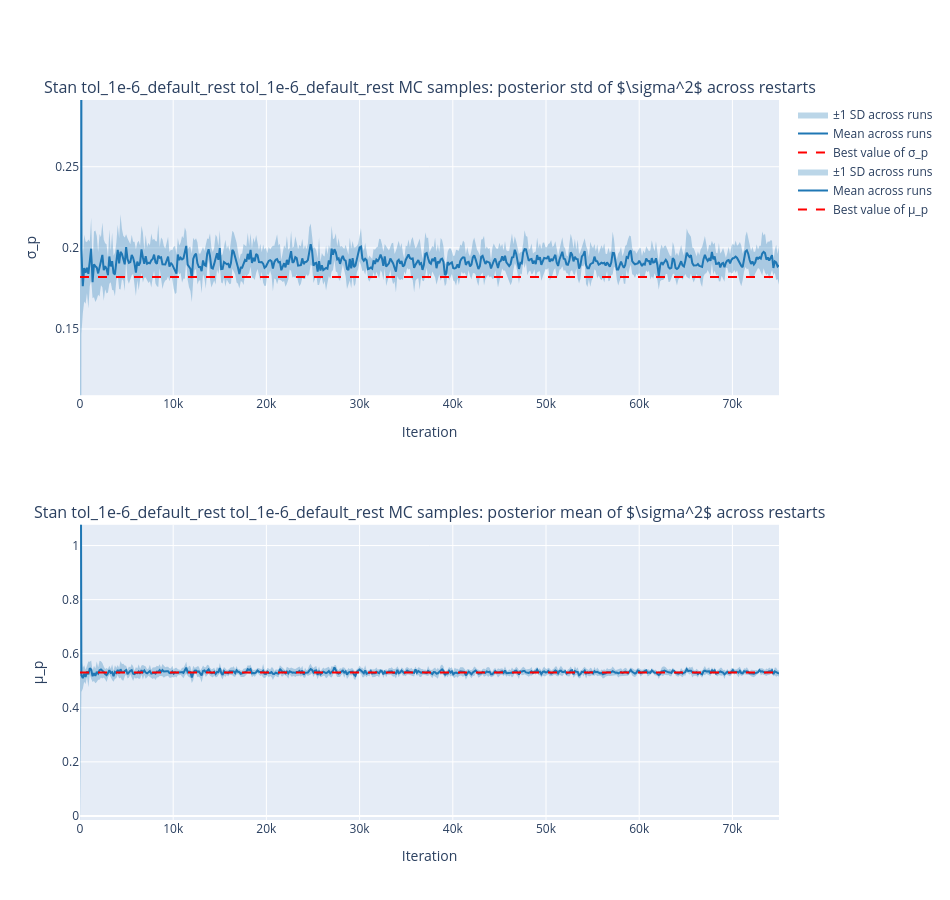

The notebook cell this image was saved under:
### Code cell
plot_mean_band_rrs_1d(
    td_means, td_stds, best_mu, best_std,
    td_iterations, r"$\sigma^2$", "tol_1e-6_default_rest",
    label_prefix="Stan tol_1e-6_default_rest ", backend="plotly",
)

### Figure 1 — Plotly figure (JSON) as saved in the notebook; plotly's stock layout.template omitted (floating-point values rounded to 4 significant figures; data arrays with more than 128 entries replaced by an {"elided": "..."} marker saying what was removed)
{"data": [{"fill": "toself", "fillcolor": "rgba(31,119,180,0.3)", "hoverinfo": "skip", "line": {"width": 0}, "name": "±1 SD across runs", "showlegend": true, "type": "scatter", "x": {"elided": "1002 int values"}, "xaxis": "x", "y": {"elided": "1002 float values"}, "yaxis": "y"}, {"line": {"color": "#1f77b4", "width": 2}, "mode": "lines", "name": "Mean across runs", "showlegend": true, "type": "scatter", "x": {"elided": "501 int values"}, "xaxis": "x", "y": {"elided": "501 float values"}, "yaxis": "y"}, {"line": {"color": "red", "dash": "dash"}, "mode": "lines", "name": "Best value of σ_p", "showlegend": true, "type": "scatter", "x": [null], "xaxis": "x", "y": [null], "yaxis": "y"}, {"fill": "toself", "fillcolor": "rgba(31,119,180,0.3)", "hoverinfo": "skip", "line": {"width": 0}, "name": "±1 SD across runs", "showlegend": true, "type": "scatter", "x": {"elided": "1002 int values"}, "xaxis": "x2", "y": {"elided": "1002 float values"}, "yaxis": "y2"}, {"line": {"color": "#1f77b4", "width": 2}, "mode": "lines", "name": "Mean across runs", "showlegend": true, "type": "scatter", "x": {"elided": "501 int values"}, "xaxis": "x2", "y": {"elided": "501 float values"}, "yaxis": "y2"}, {"line": {"color": "red", "dash": "dash"}, "mode": "lines", "name": "Best value of μ_p", "showlegend": true, "type": "scatter", "x": [null], "xaxis": "x2", "y": [null], "yaxis": "y2"}], "layout": {"annotations": [{"font": {"size": 16}, "showarrow": false, "text": "Stan tol_1e-6_default_rest tol_1e-6_default_rest MC samples: posterior std of $\\sigma^2$ across restarts", "x": 0.5, "xanchor": "center", "xref": "paper", "y": 1.0, "yanchor": "bottom", "yref": "paper"}, {"font": {"size": 16}, "showarrow": false, "text": "Stan tol_1e-6_default_rest tol_1e-6_default_rest MC samples: posterior mean of $\\sigma^2$ across restarts", "x": 0.5, "xanchor": "center", "xref": "paper", "y": 0.41, "yanchor": "bottom", "yref": "paper"}], "height": 900, "shapes": [{"line": {"color": "red", "dash": "dash"}, "type": "line", "x0": 0, "x1": 1, "xref": "x domain", "y0": 0.182, "y1": 0.182, "yref": "y"}, {"line": {"color": "red", "dash": "dash"}, "type": "line", "x0": 0, "x1": 1, "xref": "x2 domain", "y0": 0.5308, "y1": 0.5308, "yref": "y2"}], "width": 950, "xaxis": {"anchor": "y", "domain": [0.0, 1.0], "title": {"text": "Iteration"}}, "xaxis2": {"anchor": "y2", "domain": [0.0, 1.0], "title": {"text": "Iteration"}}, "yaxis": {"anchor": "x", "domain": [0.59, 1.0], "range": [0.1092, 0.2911], "title": {"text": "σ_p"}}, "yaxis2": {"anchor": "x2", "domain": [0.0, 0.41], "range": [-0.01508, 1.077], "title": {"text": "μ_p"}}}}
